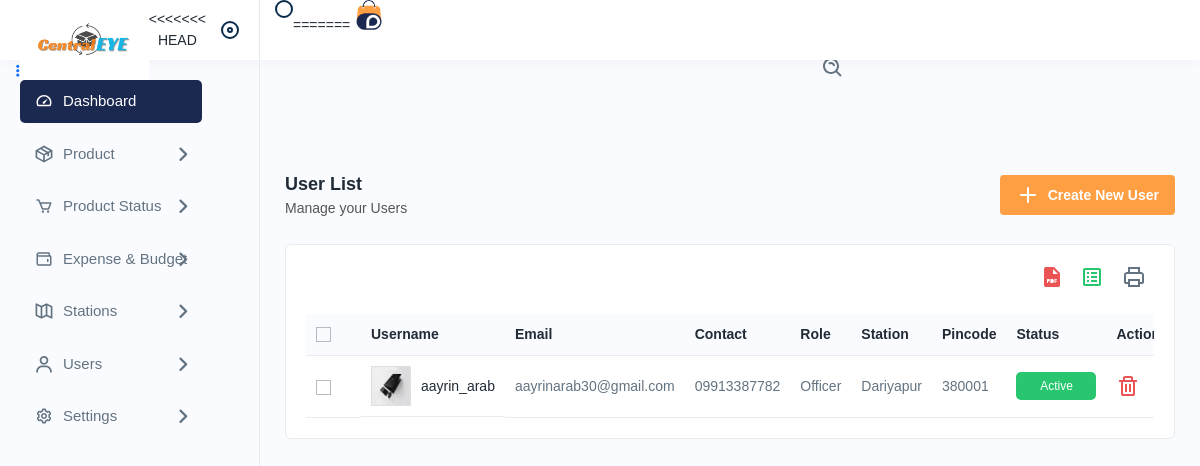
Page /userlists on the earlier database version.
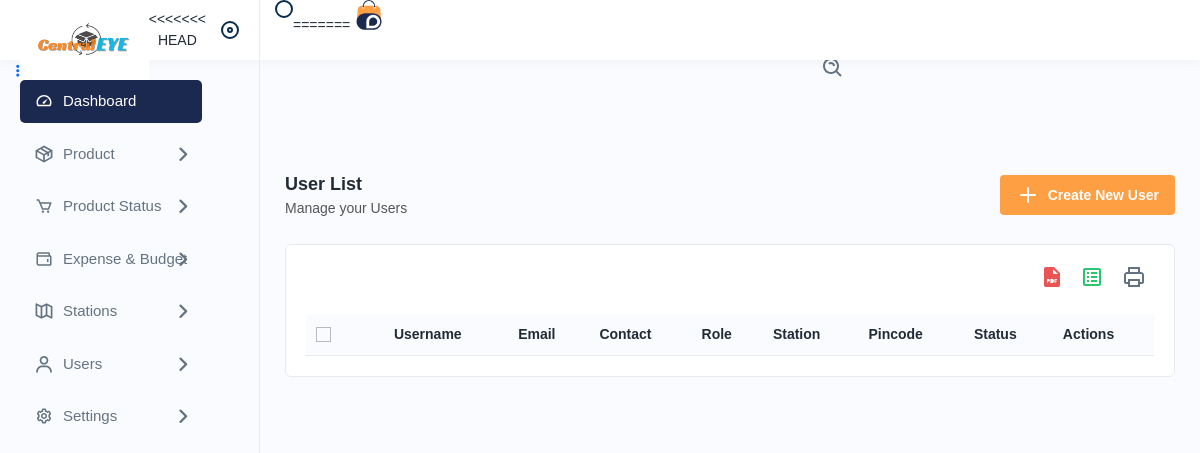
Same page on the later database version.
### app/models.py (models this page shows, shortened)
class UserDetails(models.Model):
    user_id = models.IntegerField(primary_key=True, unique=True)
    username = models.CharField(max_length=255, unique=True)
    password = models.CharField(max_length=255)
    role = models.ForeignKey(role, null=True, blank=True, on_delete=models.SET_NULL)
    first_name = models.CharField(max_length=255)
    last_name = models.CharField(max_length=255)
    contact_number = models.CharField(max_length=15, null=True, blank=True)
    email = models.EmailField(unique=True, null=True, blank=True)
    station = models.ForeignKey(stationDetails, null=True, blank=True, on_delete=models.SET_NULL)
    last_login = models.DateTimeField(null=True, blank=True)
    is_active = models.BooleanField(default=True)

class role(models.Model):
    role_id = models.IntegerField(primary_key=True)
    role = models.CharField(max_length=255)

class stationDetails(models.Model):
    station_id = models.IntegerField(primary_key=True)
    station_name = models.CharField(max_length=255)
    station_code = models.CharField(max_length=255)
    station_address = models.CharField(max_length=255)

### app/views.py (the view)
# urls.py: path('userlists', views.userlists, name='userlists'),
def userlists(request):
    users = UserDetails.objects.all()
    return render(request,'userlists.html', {'users': users})

### templates/userlists.html (shortened to what the changed rows need)
﻿{% extends 'navbar.html' %}
{% load static %}
{% block body %}
<div class="main-wrapper">
    <div class="page-wrapper">
        <div class="content">
            <div class="card">
                <div class="card-body">
                    <div class="table-responsive">
                        <table class="table datanew">
                            <thead>
                                <tr>
                                    <th>
                                        <label class="checkboxs">
                                            <span class="checkmarks"></span>
                                        </label>
                                    </th>
                                    <th>Username</th>
                                    <th>Email</th>
                                    <th>Contact</th>
                                    <th>Role</th>
                                    <th>Station</th>
                                    <th>Pincode</th>
                                    <th>Status</th>
                                    <th>Actions</th>
                                </tr>
                            </thead>
                            <tbody>
                                {% for users in users %}
                                <tr>
                                    <td>
                                        <label class="checkboxs">
                                            <span class="checkmarks"></span>
                                        </label>
                                    </td>
                                    <td class="productimgname">
                                        <a href="javascript:void(0);" class="product-img">
                                            <img src="{% static 'assets/img/product/product1.jpg' %}" alt="product">
                                        </a>
                                        <a href="javascript:void(0);">{{users.username}}</a>
                                    </td>
                                    <td>{{users.email}}</td>
                                    <td>{{users.contact_number}}</td>
                                    <td>{{users.role.role}}</td>
                                    <td>{{users.station.station_name}}</td>
                                    <td>{{users.station.station_code}}</td>
                                    {% if users.is_active %}
                                    <td><span class="badges bg-lightgreen">Active</span></td>
                                    {% else %}
                                    <td><span class="badges bg-lightred">In-Active</span></td>
                                    {% endif %}
                                    <td>
                                        <a class="me-3 confirm-text" href="javascript:void(0);">
                                            <img src="{% static 'assets/img/icons/delete.svg' %}" alt="img">
                                        </a>
                                    </td>
                                </tr>
                                {% endfor %}
                            </tbody>
                        </table>
                    </div>
                </div>
            </div>
        </div>
    </div>
</div>
{% endblock %}

Differences in the rows shown:
removed UserDetails: username "aayrin_arab", email "aayrinarab30@gmail.com", contact_number "09913387782", role.role "Officer", station.station_name "Dariyapur", station.station_code "380001", is_active "Active"
